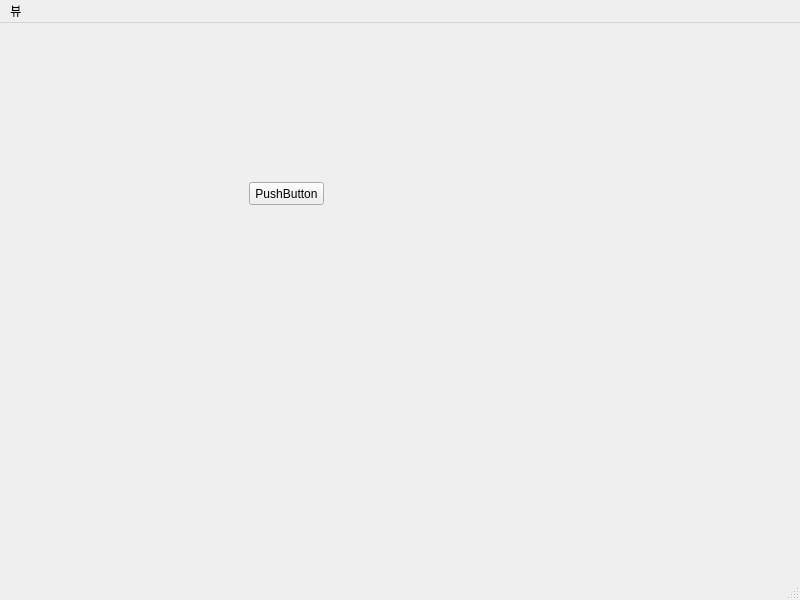
<?xml version="1.0" encoding="UTF-8"?>
<ui version="4.0">
 <class>MainWindow</class>
 <widget class="QMainWindow" name="MainWindow">
  <property name="geometry">
   <rect>
    <x>0</x>
    <y>0</y>
    <width>800</width>
    <height>600</height>
   </rect>
  </property>
  <property name="windowTitle">
   <string>MainWindow</string>
  </property>
  <widget class="QWidget" name="centralwidget">
   <layout class="QGridLayout" name="gridLayout">
    <item row="0" column="0">
     <widget class="QStackedWidget" name="stackedWidget">
      <property name="currentIndex">
       <number>0</number>
      </property>
      <widget class="QWidget" name="page">
       <widget class="QPushButton" name="pushButton">
        <property name="geometry">
         <rect>
          <x>240</x>
          <y>150</y>
          <width>75</width>
          <height>23</height>
         </rect>
        </property>
        <property name="text">
         <string>PushButton</string>
        </property>
       </widget>
      </widget>
      <widget class="QWidget" name="page_2">
       <widget class="QRadioButton" name="radioButton">
        <property name="geometry">
         <rect>
          <x>260</x>
          <y>180</y>
          <width>90</width>
          <height>16</height>
         </rect>
        </property>
        <property name="text">
         <string>RadioButton</string>
        </property>
       </widget>
      </widget>
     </widget>
    </item>
   </layout>
  </widget>
  <widget class="QMenuBar" name="menubar">
   <property name="geometry">
    <rect>
     <x>0</x>
     <y>0</y>
     <width>800</width>
     <height>21</height>
    </rect>
   </property>
   <widget class="QMenu" name="menu">
    <property name="title">
     <string>뷰</string>
    </property>
    <addaction name="actionView1"/>
    <addaction name="actionView2"/>
   </widget>
   <addaction name="menu"/>
  </widget>
  <widget class="QStatusBar" name="statusbar"/>
  <action name="actionView1">
   <property name="text">
    <string>뷰1</string>
   </property>
  </action>
  <action name="actionView2">
   <property name="text">
    <string>뷰2</string>
   </property>
  </action>
 </widget>
 <resources/>
 <connections/>
</ui>
